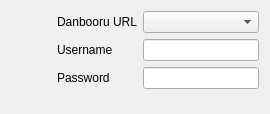
<?xml version="1.0" encoding="UTF-8"?>
<ui version="4.0">
 <class>connectForm</class>
 <widget class="QWidget" name="connectForm">
  <property name="geometry">
   <rect>
    <x>0</x>
    <y>0</y>
    <width>270</width>
    <height>114</height>
   </rect>
  </property>
  <property name="windowTitle">
   <string/>
  </property>
  <layout class="QGridLayout" name="gridLayout">
   <item row="0" column="0">
    <widget class="KPushButton" name="closeButton">
     <property name="flat">
      <bool>true</bool>
     </property>
    </widget>
   </item>
   <item row="0" column="1" rowspan="2">
    <layout class="QFormLayout" name="formLayout">
     <property name="fieldGrowthPolicy">
      <enum>QFormLayout::ExpandingFieldsGrow</enum>
     </property>
     <item row="0" column="0">
      <widget class="QLabel" name="urlLabel">
       <property name="text">
        <string>Danbooru URL</string>
       </property>
      </widget>
     </item>
     <item row="0" column="1">
      <widget class="KComboBox" name="danbooruUrlComboBox">
       <property name="sizePolicy">
        <sizepolicy hsizetype="MinimumExpanding" vsizetype="Fixed">
         <horstretch>0</horstretch>
         <verstretch>0</verstretch>
        </sizepolicy>
       </property>
       <property name="editable">
        <bool>false</bool>
       </property>
      </widget>
     </item>
     <item row="1" column="0">
      <widget class="QLabel" name="userLabel">
       <property name="text">
        <string>Username</string>
       </property>
      </widget>
     </item>
     <item row="1" column="1">
      <widget class="KLineEdit" name="userLineEdit">
       <property name="clickMessage">
        <string>Danbooru username (optional)</string>
       </property>
      </widget>
     </item>
     <item row="2" column="0">
      <widget class="QLabel" name="passwordLabel">
       <property name="text">
        <string>Password</string>
       </property>
      </widget>
     </item>
     <item row="2" column="1">
      <widget class="KLineEdit" name="passwdLineEdit">
       <property name="clickMessage">
        <string>Danbooru password (optional)</string>
       </property>
       <property name="passwordMode">
        <bool>true</bool>
       </property>
      </widget>
     </item>
     <item row="3" column="1">
      <widget class="KDialogButtonBox" name="buttonBox">
       <property name="standardButtons">
        <set>QDialogButtonBox::NoButton</set>
       </property>
       <property name="centerButtons">
        <bool>false</bool>
       </property>
      </widget>
     </item>
    </layout>
   </item>
  </layout>
 </widget>
 <customwidgets>
  <customwidget>
   <class>KDialogButtonBox</class>
   <extends>QDialogButtonBox</extends>
   <header>kdialogbuttonbox.h</header>
  </customwidget>
  <customwidget>
   <class>KComboBox</class>
   <extends>QComboBox</extends>
   <header>kcombobox.h</header>
  </customwidget>
  <customwidget>
   <class>KLineEdit</class>
   <extends>QLineEdit</extends>
   <header>klineedit.h</header>
  </customwidget>
  <customwidget>
   <class>KPushButton</class>
   <extends>QPushButton</extends>
   <header>kpushbutton.h</header>
  </customwidget>
 </customwidgets>
 <resources/>
 <connections/>
</ui>
